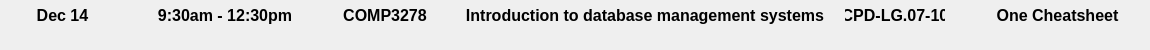
        <widget class="QWidget" name="Exam2">

            <property name="geometry">
                <rect>
                <x>25</x>
                <y>235</y>
                <width>1150</width>
                <height>50</height>
                </rect>
            </property>
        
            <property name="sizePolicy">
                <sizepolicy hsizetype="Preferred" vsizetype="Preferred">
                <horstretch>0</horstretch>
                <verstretch>0</verstretch>
                </sizepolicy>
            </property>
        
            <property name="font">
                <font>
                <family>Arial</family>
                <pointsize>12</pointsize>
                <weight>75</weight>
                <bold>true</bold>
                </font>
            </property>

            <property name="styleSheet">
                <string notr="true">
                    QLabel{
                        color: rgb(0, 0, 0);
                    }
                </string>
            </property>

            <widget class="QLabel" name="Date2Label">

                <property name="geometry">
                    <rect>
                    <x>0</x>
                    <y>0</y>
                    <width>125</width>
                    <height>30</height>
                    </rect>
                </property>

                <property name="text">
                    <string>Dec 14</string>
                </property>

                <property name="alignment">
                    <set>Qt::AlignCenter|Qt::AlignHCenter|Qt::AlignLeading|Qt::AlignVCenter</set>
                </property>

            </widget>

            <widget class="QLabel" name="Time2Label">

                <property name="geometry">
                    <rect>
                    <x>145</x>
                    <y>0</y>
                    <width>160</width>
                    <height>30</height>
                    </rect>
                </property>
    
                <property name="text">
                    <string>9:30am - 12:30pm</string>
                </property>
    
                <property name="alignment">
                    <set>Qt::AlignCenter|Qt::AlignHCenter|Qt::AlignLeading|Qt::AlignVCenter</set>
                </property>
                
            </widget>

            <widget class="QLabel" name="CourseCode2Label">
            
                <property name="geometry">
                    <rect>
                    <x>325</x>
                    <y>0</y>
                    <width>120</width>
                    <height>30</height>
                    </rect>
                </property>
    
                <property name="text">
                    <string>COMP3278</string>
                </property>
    
                <property name="alignment">
                    <set>Qt::AlignCenter|Qt::AlignHCenter|Qt::AlignLeading|Qt::AlignVCenter</set>
                </property>
    
            </widget>

            <widget class="QLabel" name="CourseTitle2Label">
            
                <property name="geometry">
                    <rect>
                    <x>465</x>
                    <y>0</y>
                    <width>360</width>
                    <height>30</height>
                    </rect>
                </property>
    
                <property name="text">
                    <string>Introduction to database management systems</string>
                </property>
    
                <property name="alignment">
                    <set>Qt::AlignCenter|Qt::AlignHCenter|Qt::AlignLeading|Qt::AlignVCenter</set>
                </property>
    
            </widget>
    
            <widget class="QLabel" name="Venue2Label">
            
                <property name="geometry">
                    <rect>
                    <x>845</x>
                    <y>0</y>
                    <width>100</width>
                    <height>30</height>
                    </rect>
                </property>
    
                <property name="text">
                    <string>CPD-LG.07-10</string>
                </property>
    
                <property name="alignment">
                    <set>Qt::AlignCenter|Qt::AlignHCenter|Qt::AlignLeading|Qt::AlignVCenter</set>
                </property>
    
            </widget>

            <widget class="QLabel" name="Format2Label">

                <property name="geometry">
                    <rect>
                    <x>965</x>
                    <y>0</y>
                    <width>185</width>
                    <height>30</height>
                    </rect>
                </property>
    
                <property name="text">
                    <string>One Cheatsheet</string>
                </property>
    
                <property name="alignment">
                    <set>Qt::AlignCenter|Qt::AlignHCenter|Qt::AlignLeading|Qt::AlignVCenter</set>
                </property>
    
            </widget>

        </widget>
